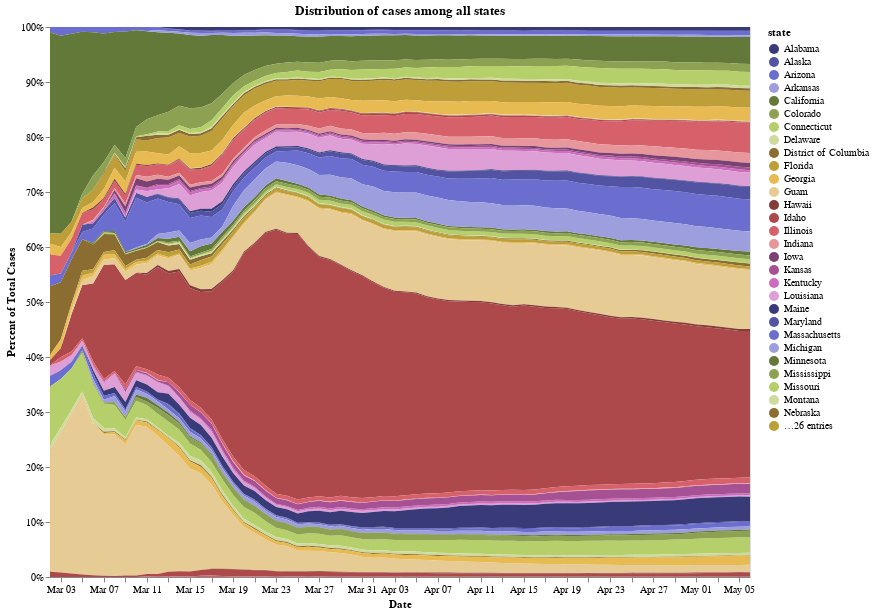

Notebook source saved alongside this figure:
### Markdown cell above
## 6 - Examining percentage of cases compared to all states
The below chart maps which states have the majority of cases at a given date. We can see how Washington and California originally had majority of cases in the U.S., and how quickly New York took over, and continues to make up a large percentage of cases in the U.S.

### Code cell
chart = alt.Chart(recent_cases).mark_area().encode(
    x=alt.X('date:T', axis=alt.Axis(format='%b %d', title='Date')),
    y=alt.Y('cases:Q', stack="normalize", axis=alt.Axis(format='%', title='Percent of Total Cases')), 
#     x="date:T",
#     y=alt.Y("cases:Q", stack="normalize"),
    tooltip=['state', 'cases', 'date'],
    color= alt.Color('state:N', scale=alt.Scale(scheme='category20b'))

).properties(
    width=700,
    height=550,
    title="Distribution of cases among all states"
)

display(chart)

### Figure 1 — Vega-Lite specification as saved in the notebook (floating-point values rounded to 4 significant figures; data arrays with more than 128 entries replaced by an {"elided": "..."} marker saying what was removed)
{"config": {"view": {"continuousWidth": 400, "continuousHeight": 300}}, "data": {"name": "data-30f7d5d56c959bffa9188609b6c9a14b"}, "mark": "area", "encoding": {"color": {"type": "nominal", "field": "state", "scale": {"scheme": "category20b"}}, "tooltip": [{"type": "nominal", "field": "state"}, {"type": "quantitative", "field": "cases"}, {"type": "temporal", "field": "date"}], "x": {"type": "temporal", "axis": {"format": "%b %d", "title": "Date"}, "field": "date"}, "y": {"type": "quantitative", "axis": {"format": "%", "title": "Percent of Total Cases"}, "field": "cases", "stack": "normalize"}}, "height": 550, "title": "Distribution of cases among all states", "width": 700, "$schema": "https://vega.github.io/schema/vega-lite/v4.0.2.json", "datasets": {"data-30f7d5d56c959bffa9188609b6c9a14b": {"elided": "3336 records"}}}
